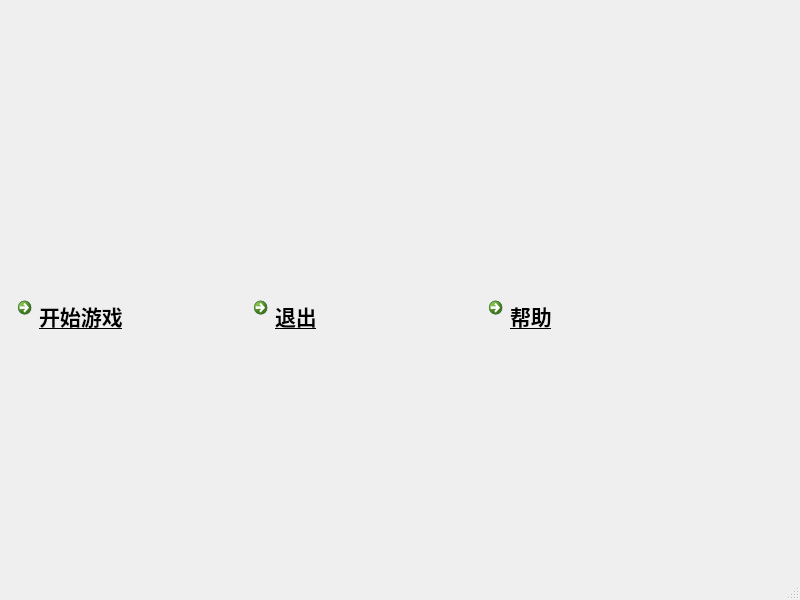
<?xml version="1.0" encoding="UTF-8"?>
<ui version="4.0">
 <class>MainWindow</class>
 <widget class="QMainWindow" name="MainWindow">
  <property name="geometry">
   <rect>
    <x>0</x>
    <y>0</y>
    <width>800</width>
    <height>600</height>
   </rect>
  </property>
  <property name="windowTitle">
   <string>MainWindow</string>
  </property>
  <property name="windowIcon">
   <iconset>
    <normaloff>ico/Mainwindowtitle.jpg</normaloff>ico/Mainwindowtitle.jpg</iconset>
  </property>
  <property name="autoFillBackground">
   <bool>false</bool>
  </property>
  <property name="styleSheet">
   <string notr="true">#MainWindow
{
border-image: url(:/image/ico/mainmenu.jpg);
}</string>
  </property>
  <widget class="QWidget" name="centralwidget">
   <widget class="QWidget" name="horizontalLayoutWidget">
    <property name="geometry">
     <rect>
      <x>10</x>
      <y>290</y>
      <width>701</width>
      <height>71</height>
     </rect>
    </property>
    <layout class="QHBoxLayout" name="horizontalLayout">
     <item>
      <widget class="QCommandLinkButton" name="START">
       <property name="font">
        <font>
         <family>楷体</family>
         <pointsize>16</pointsize>
         <underline>true</underline>
        </font>
       </property>
       <property name="text">
        <string>开始游戏</string>
       </property>
      </widget>
     </item>
     <item>
      <widget class="QCommandLinkButton" name="EXIT">
       <property name="font">
        <font>
         <family>楷体</family>
         <pointsize>16</pointsize>
         <underline>true</underline>
        </font>
       </property>
       <property name="text">
        <string>退出</string>
       </property>
      </widget>
     </item>
     <item>
      <widget class="QCommandLinkButton" name="HELP">
       <property name="font">
        <font>
         <family>楷体</family>
         <pointsize>16</pointsize>
         <underline>true</underline>
        </font>
       </property>
       <property name="text">
        <string>帮助</string>
       </property>
      </widget>
     </item>
    </layout>
   </widget>
  </widget>
  <widget class="QMenuBar" name="menubar">
   <property name="geometry">
    <rect>
     <x>0</x>
     <y>0</y>
     <width>800</width>
     <height>26</height>
    </rect>
   </property>
  </widget>
  <widget class="QStatusBar" name="statusbar"/>
 </widget>
 <resources/>
 <connections>
  <connection>
   <sender>EXIT</sender>
   <signal>clicked()</signal>
   <receiver>MainWindow</receiver>
   <slot>close()</slot>
   <hints>
    <hint type="sourcelabel">
     <x>335</x>
     <y>251</y>
    </hint>
    <hint type="destinationlabel">
     <x>399</x>
     <y>299</y>
    </hint>
   </hints>
  </connection>
 </connections>
</ui>
